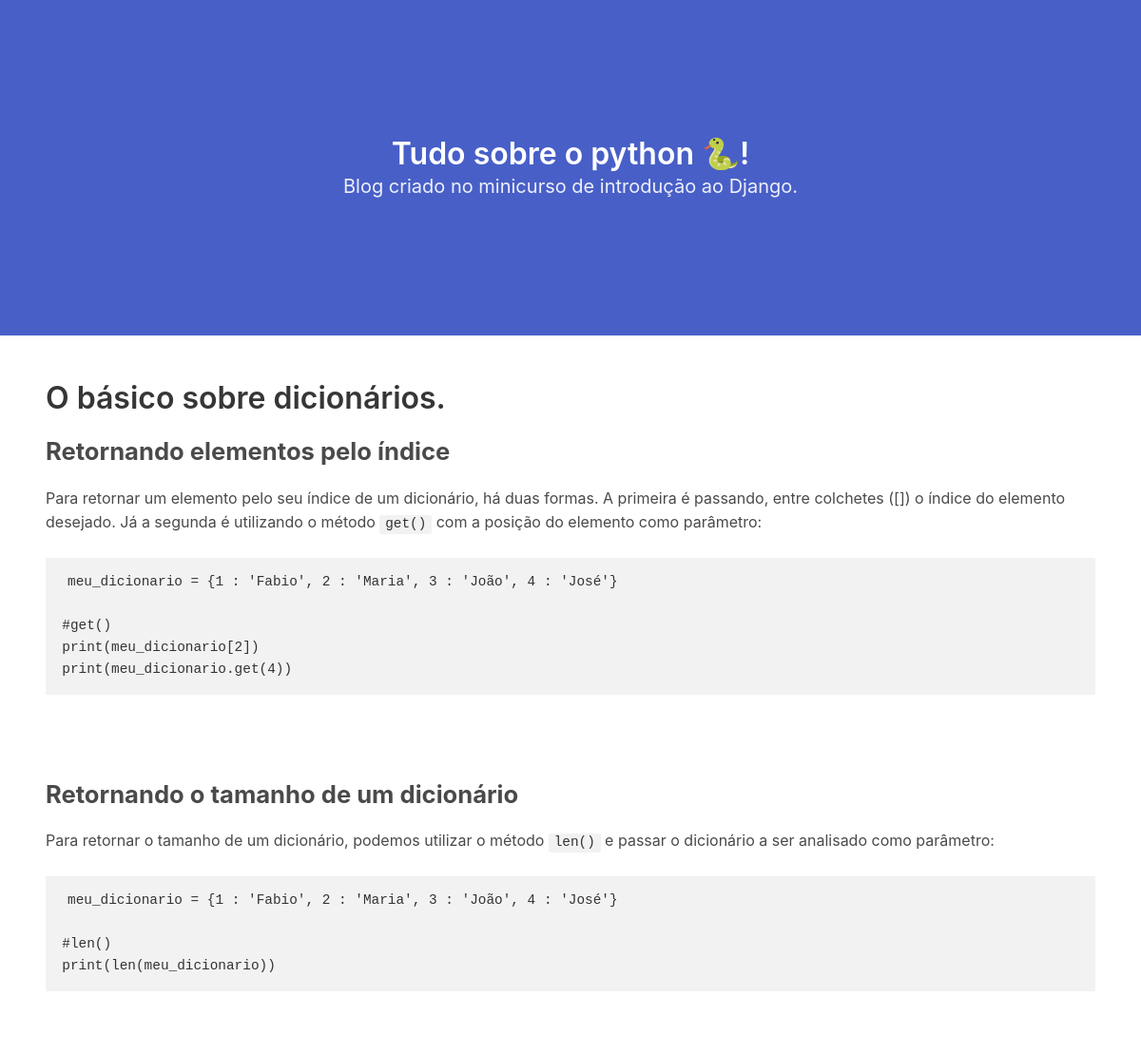
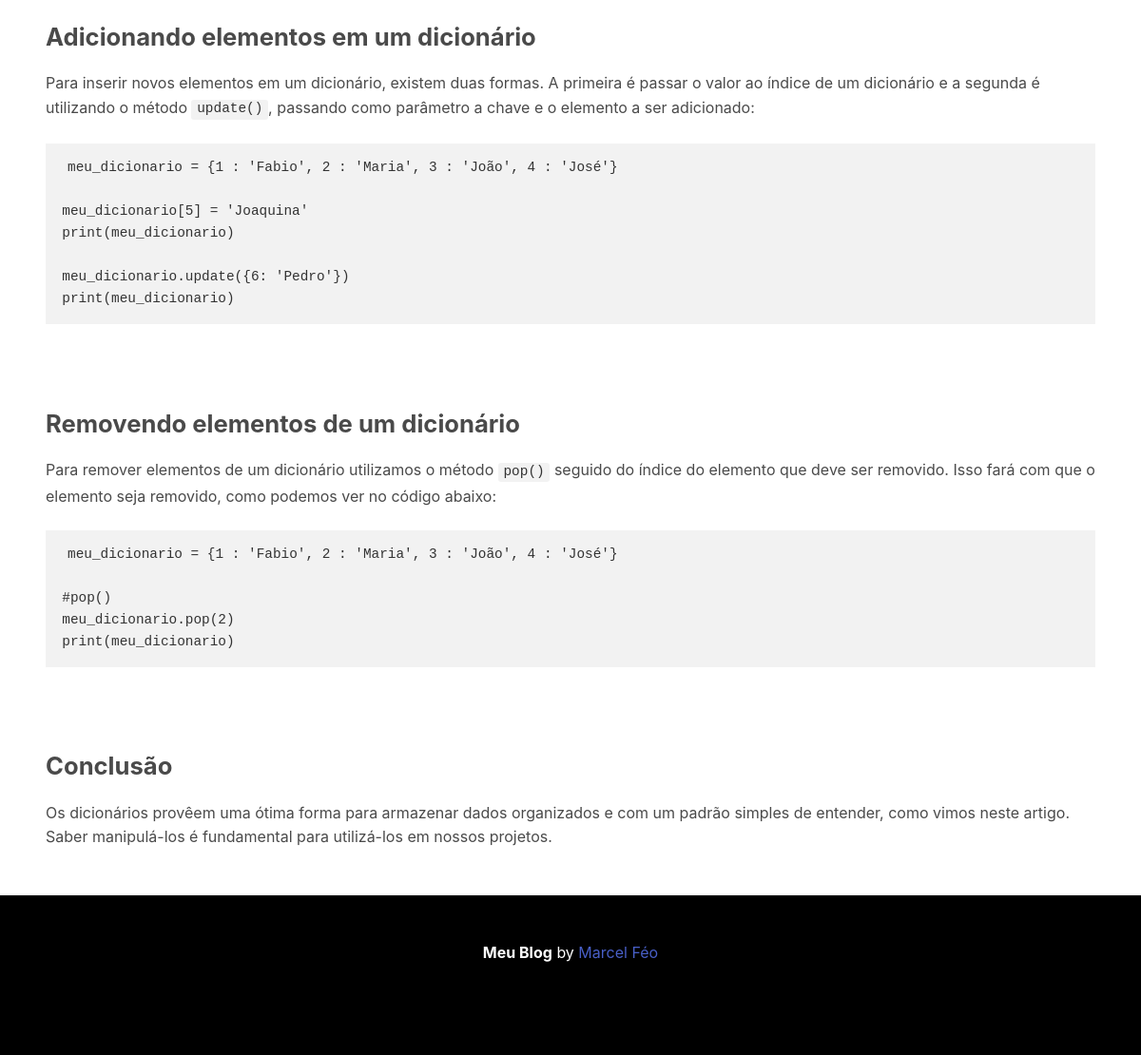
The app's page /post/4/ with its own data (2 pictures, top to bottom).
### core/models.py (models this page shows, shortened)
class Post(models.Model):
	title = models.CharField('Título', max_length=500, blank=False, null=False)
	resume = models.TextField(default='')
	content = RichTextField()
	date_published = models.DateField('Data de Publicação', auto_now_add=True)
	slug = models.SlugField('Slug', editable=False)

### core/views.py (the view)
# urls.py: path('post/<int:id>/', views.detail, name='detail'),
def detail(request, id):
	post = Post.objects.get(id=id)
	data = {
		'post': post
	}
	return render(request, 'core/detail.html', data)

### core/templates/core/detail.html
{% extends './base.html' %}
{% block content %}
	<section class="section">
	  <h1 class="title">{{ post.title }}</h1>
	  <div class="wysiwyg">
	    {{ post.content|safe }}
	  </div>
	</section>
{% endblock %}

### core/static/css/wysiwyg.css (style rules this page uses)
.wysiwyg { line-height:1.6 }
.wysiwyg p,.wysiwyg dl,.wysiwyg ol,.wysiwyg ul,.wysiwyg blockquote,.wysiwyg pre,.wysiwyg table { margin-bottom:1.4em }
.wysiwyg p:last-child,.wysiwyg dl:last-child,.wysiwyg ol:last-child,.wysiwyg ul:last-child,.wysiwyg blockquote:last-child,.wysiwyg pre:last-child,.wysiwyg table:last-child { margin-bottom:0 }
.wysiwyg h1,.wysiwyg h2,.wysiwyg h3,.wysiwyg h4,.wysiwyg h5,.wysiwyg h6 { font-weight:700;line-height:1.2 }
.wysiwyg h1:first-child,.wysiwyg h2:first-child,.wysiwyg h3:first-child,.wysiwyg h4:first-child,.wysiwyg h5:first-child,.wysiwyg h6:first-child { margin-top:0 }
.wysiwyg h2 { font-size:1.6em;margin-bottom:.875em;margin-top:1.75em;line-height:1.1 }
.wysiwyg code,.wysiwyg kbd,.wysiwyg samp,.wysiwyg pre { -moz-osx-font-smoothing:auto;-webkit-font-smoothing:auto;background-color:#f2f2f2;color:#333;font-size:0.9em }
.wysiwyg code,.wysiwyg kbd,.wysiwyg samp { border-radius:3px;line-height:1.77778;padding:0.1em 0.4em 0.2em;vertical-align:baseline }
.wysiwyg pre { overflow:auto;padding:1em 1.2em }
.wysiwyg pre code { background:none;font-size:1em;line-height:1em }

### records on screen
Post: title "O básico sobre dicionários.", content "Retornando elementos pelo índice Para retornar um elemento pelo seu índice de um dicionário, há duas formas. A primeira é passando, entre colchetes ([]) o índice do elemento desejado. Já a segunda é utilizando o método get() com a posição do elemento como parâmetro: meu_dicionario = {1 : 'Fabio', 2 : 'Maria', 3 : 'João', 4 : 'José'} #get() print(meu_dicionario[2]) print(meu_dicionario.get(4)) Retornando o tamanho de um dicionário Para retornar o tamanho de um dicionário, podemos utilizar o método len() e passar o dicionário a ser analisado como parâmetro: meu_dicionario = {1 : 'Fabio', 2 : 'Maria', 3 : 'João', 4 : 'José'} #len() print(len(meu_dicionario)) Adicionando elementos em um…"
